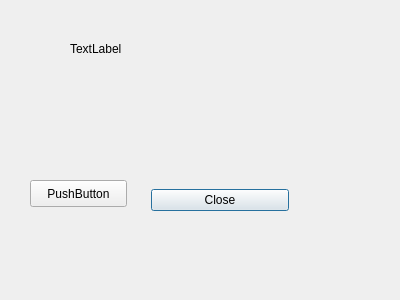
<?xml version="1.0" encoding="UTF-8"?>
<ui version="4.0">
 <class>Dialog</class>
 <widget class="QDialog" name="Dialog">
  <property name="geometry">
   <rect>
    <x>0</x>
    <y>0</y>
    <width>400</width>
    <height>300</height>
   </rect>
  </property>
  <property name="windowTitle">
   <string>Dialog</string>
  </property>
  <widget class="QWidget" name="verticalLayoutWidget">
   <property name="geometry">
    <rect>
     <x>140</x>
     <y>160</y>
     <width>160</width>
     <height>80</height>
    </rect>
   </property>
   <layout class="QVBoxLayout" name="verticalLayout">
    <item>
     <widget class="QPushButton" name="btnClose">
      <property name="text">
       <string>Close</string>
      </property>
     </widget>
    </item>
   </layout>
  </widget>
  <widget class="QLabel" name="helloWorld">
   <property name="geometry">
    <rect>
     <x>70</x>
     <y>40</y>
     <width>67</width>
     <height>17</height>
    </rect>
   </property>
   <property name="text">
    <string>TextLabel</string>
   </property>
  </widget>
  <widget class="QPushButton" name="pushButton">
   <property name="geometry">
    <rect>
     <x>30</x>
     <y>180</y>
     <width>97</width>
     <height>27</height>
    </rect>
   </property>
   <property name="text">
    <string>PushButton</string>
   </property>
  </widget>
 </widget>
 <layoutdefault spacing="6" margin="11"/>
 <resources/>
 <connections/>
</ui>
